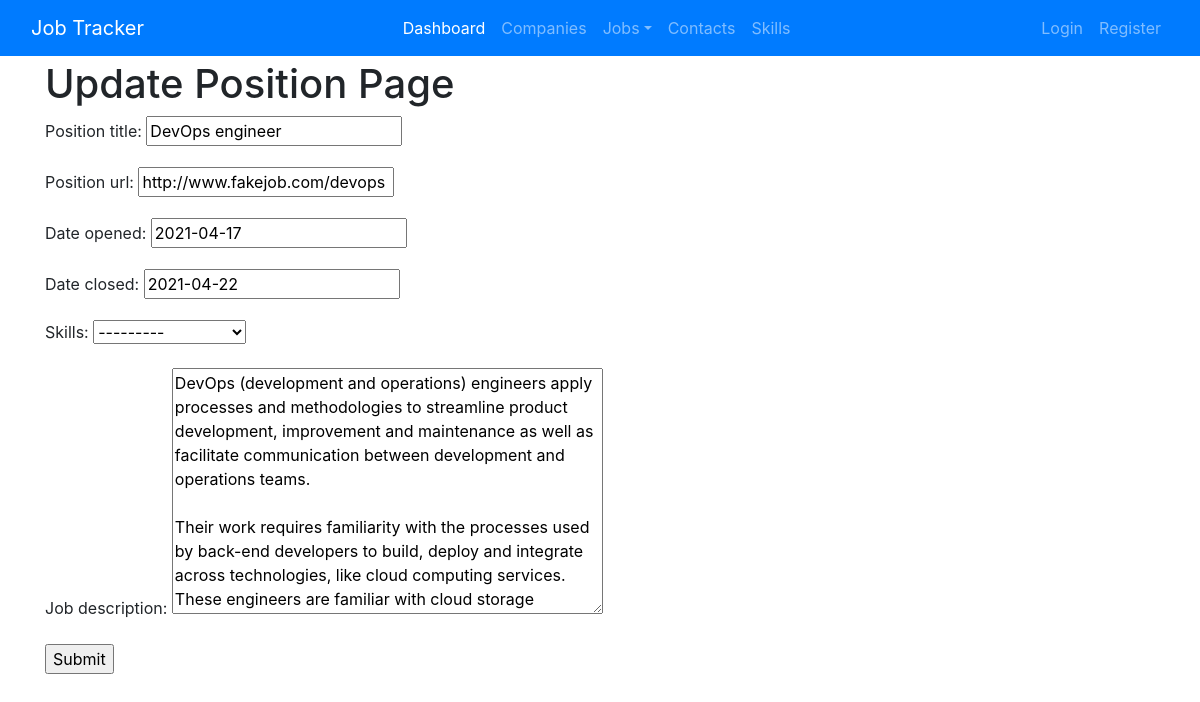
Before: /positions/2 with the older database file.
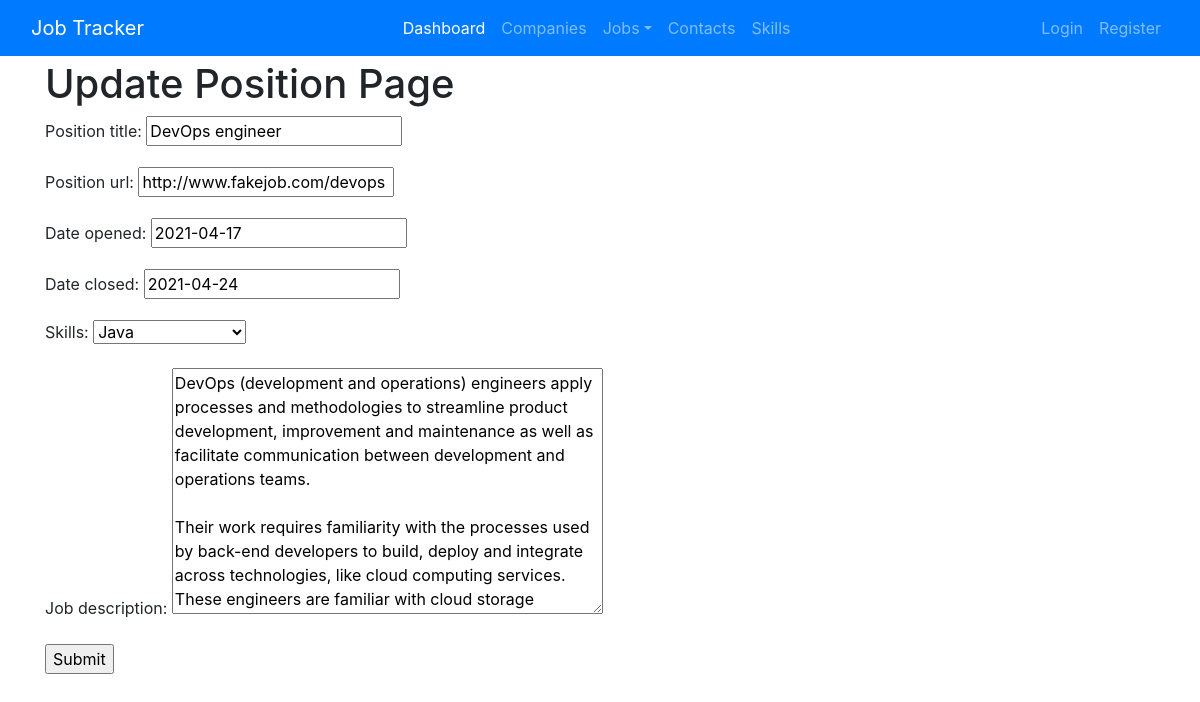
After: the same page with the newer database file.
### jobs/models.py (models this page shows, shortened)
class Position(models.Model):
	INDUSTRY_SKILL = [
		('Java', 'Java'),
		('C++', 'C++'),
		('Algorithm Design', 'Algorithm Design'),
		('Object Oriented', 'Object Oriented'),
		('Kubernetes', 'Kubernetes')
	]
	position_title = models.CharField(max_length=100)
	position_url = models.URLField(max_length=300, null=True)
	date_opened = models.DateField(null=True)
	date_closed = models.DateField(null=True, blank=True, default='')
	skills = models.CharField(choices=INDUSTRY_SKILL, max_length=100) # Need to look into multiple selection
	job_description = models.TextField(null=True)

### jobs/views.py (the view)
# urls.py: path('positions/<int:pk>', PositionUpdateView.as_view(), name='jobs-update-position'),
class PositionUpdateView(UpdateView):
    model = Position
    fields = '__all__'
    template_name = 'jobs/update_position.html'
    context_object_name = 'position'

### jobs/templates/jobs/update_position.html (shortened to what this page needs)
{% extends "jobs/base.html" %}
{% block content %}
	<h1>Update Position Page</h1>
    <form action="" method="post">
        {{ form.as_p }}
        <input type="submit" value="Submit">
    </form>
{% endblock content %}

Changed rows visible on the page:
changed Position "DevOps engineer": date_closed "2021-04-22" → "2021-04-24"; skills "---------" → "Java"
